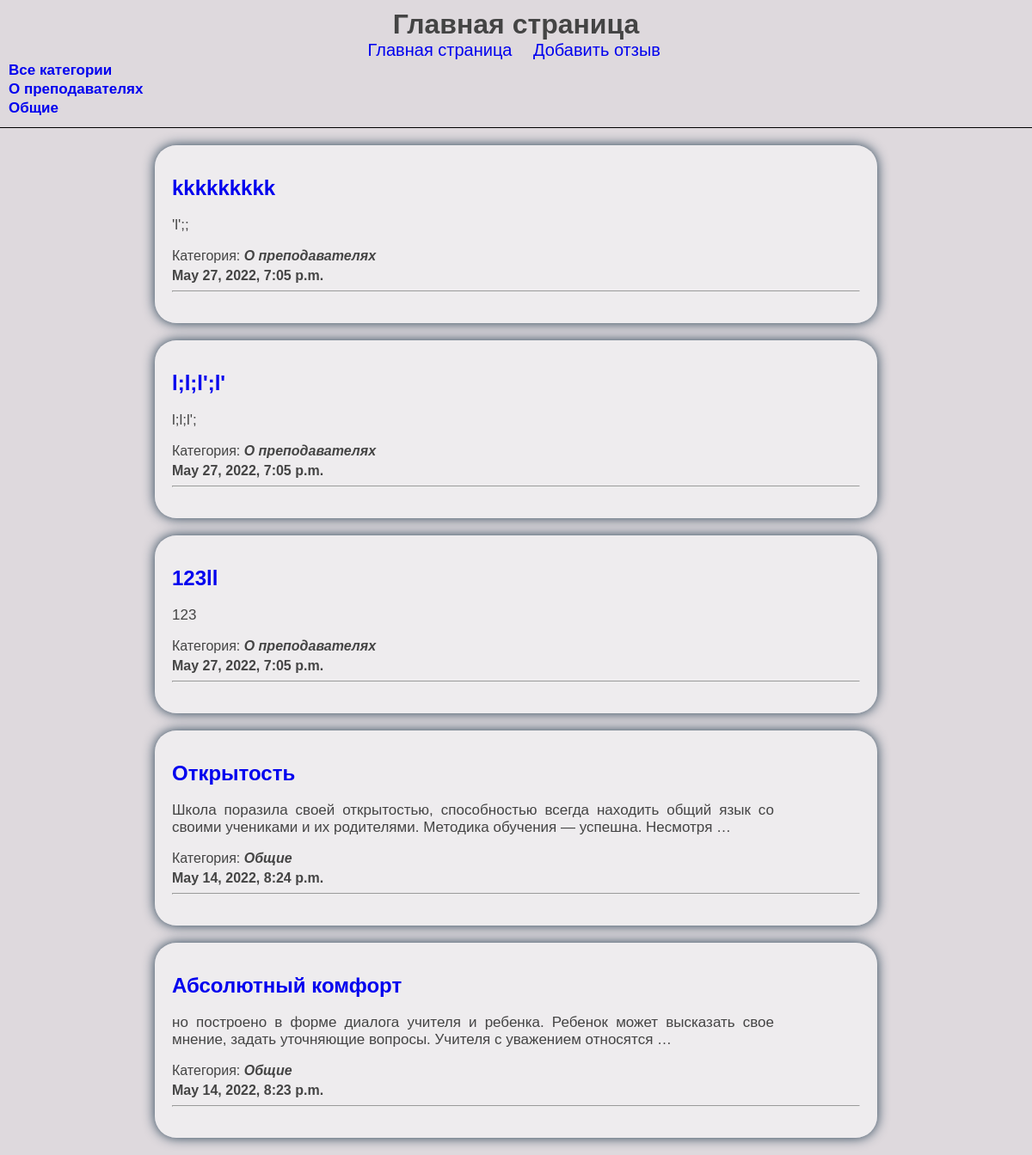
The page /main/ (signed in) on the database its author committed.
### feedbackapp/models.py (models this page shows, shortened)
class Category(models.Model):
    name = models.CharField(max_length=255, db_index=True, verbose_name='Категория')
    slug = models.SlugField(max_length=255, unique=True, db_index=True, verbose_name='url')
    def __str__(self):
        return self.name
    def get_absolute_url(self):
        return reverse('category', kwargs={'slug_category': self.slug})
    class Meta:
        verbose_name = 'Категория'
        verbose_name_plural = 'Категории'
        ordering = ['id']

class Feedback(models.Model):
    title = models.CharField(max_length=255, verbose_name='Название')
    content = models.TextField(verbose_name='Текст')
    slug = models.SlugField(max_length=255, unique=True, db_index=True, verbose_name='url')
    time_create = models.DateTimeField(auto_now_add=True, verbose_name='Дата создания')
    is_published = models.BooleanField(default=True, verbose_name='Опубликовано')
    cat = models.ForeignKey('Category', on_delete=models.PROTECT, null=True, verbose_name='Категория')
    def get_absolute_url(self):
        return reverse('feed', kwargs={'slug_feed': self.slug})
    class Meta:
        verbose_name = 'Отзыв'
        verbose_name_plural = 'Отзывы'
        ordering = ['-time_create', 'title']

### feedbackapp/views.py (the view)
# urls.py: path('main/', FeedbackHome.as_view(), name='home'),
class FeedbackHome(DataMixin, ListView):
    model = Feedback
    template_name = 'feedback/index.html'
    context_object_name = 'info'
    def get_context_data(self, *, object_list=None, **kwargs):
        context = super().get_context_data(**kwargs)
        c_def = self.get_user_context(title='Главная страница')
        return c_def | context
    def get_queryset(self):
        return Feedback.objects.filter(is_published=True)

### feedbackapp/utils.py (called while the page is built)
    def get_user_context(self, *, object_list=None, **kwargs):
        paginate_by = 4
        context = kwargs
        cats = Category.objects.annotate(Count('feedback'))
        user_menu = menu.copy()
        if not self.request.user.is_authenticated:
            user_menu.pop(1)
        context['menu'] = user_menu
        context['cats'] = cats
        return context

### feedbackapp/templates/feedback/index.html
{% extends 'feedback/base.html'%}
{% block content %}
{% for i in info %}
<div class="container">
    <ul class="feedbacks">
        <li class=index>
            <a href="{{i.get_absolute_url}}"><h2>{{i.title}} </h2></a>
            <div class="content">
                <p class="content">
                    {{i.content|truncatewords:20}}
                </p></div>
           <span>Категория:</span>
            <span class="place_category">{{i.cat}}</span>
            <span class="data">{{i.time_create}}</span>
            <hr>
        </li>
    </ul>
</div>
{% endfor %}
{% endblock %}

### feedbackapp/templates/feedback/base.html (shortened to what this page needs)
{% load static %}
{% load feedback_tags %}
<!DOCTYPE html>
<html lang="en">
<head>
    <link type="text/css" rel="stylesheet" href="{% static 'feedback/style.css' %}">
</head>
<body>
{% block menu %}
<header>
    <h1>{{title}}</h1>
    <nav>
        {% for m in menu %}
        <span class="text_menu"><a href="{% url m.url_name %}">{{m.title}}</a></span>
        {% endfor%}
    </nav>
    <div class="category_container">
        <ul class="category">
            {% if cat_selected == 0 %}
            <li>Все категории</li>
            {% else %}
            <li><a href="{% url 'home' %}"> Все категории </a></li>
            {% endif %}
            {% for cat in cats %}
            {% if cat.feedback__count > 0 %}
            {% if cat.id == cat_selected %}
            <li>{{cat.name}}</li>
            {% else %}
            <li><a href="{{cat.get_absolute_url}}">{{cat.name}}</a></li>
            {% endif %}
            {% endif %}
            {% endfor %}
        </ul>
    </div>
</header>
{% endblock menu %}
{% block content %}
{% endblock %}
</body>
</html>

### feedbackapp/static/feedback/style.css (style rules this page uses)
html, body { font-family: 'Arial'; margin: 0; padding: 0; color: #444; background-color: #ded9dd; }
a { text-decoration: none; display: inline-block; }
a:after { background-color: #f66d52; display: block; content: ""; height: 2px; width: 0%; -webkit-transition: width .3s ease-in-out; -moz--transition: width .3s ease-in-out; transition: width .3s ease-in-out; }
header { padding: 10px; border-bottom: 1.6px solid black; text-align: center; }
.text_menu { margin: 10px; font-size: 20px; }
.feedbacks { list-style-type: none; padding: 0; }
.content { text-align: justify; max-width: 700px; font-size: 17px; }
.data { display: block; font-weight: 600; margin-top: 0; max-width: 230px; margin-top: 5px; }
.container { background-color: rgba(255, 255, 255, 0.5); margin: auto; margin-top: 20px; margin-bottom: 20px; padding: 20px; max-width: 800px; box-shadow: 0px 0px 14px 0px rgba(34, 60, 80, 1); border-radius: 25px; }
h2 { margin: 0; }
.category_container { margin: 0; width: 500px; text-align: left; }
.category { font-size: 17px; padding: 0; margin: 0; list-style-type: none; font-weight: 700; }
.place_category { font-style: oblique; font-weight: 700; }
h1 { margin: 0; margin-left: 0px; }

### rows shown on the page
Category: name "О преподавателях"
Category: name "Общие"
Feedback: title "kkkkkkkkk", content "'l';;", cat "О преподавателях", time_create "May 27, 2022, 7:05 p.m."
Feedback: title "l;l;l';l'", content "l;l;l';", cat "О преподавателях", time_create "May 27, 2022, 7:05 p.m."
Feedback: title "123ll", content "123", cat "О преподавателях", time_create "May 27, 2022, 7:05 p.m."
Feedback: title "Открытость", content "Школа поразила своей открытостью, способностью всегда находить общий язык со своими учениками и их родителями. Методика обучения — успешна. Несмотря …", cat "Общие", time_create "May 14, 2022, 8:24 p.m."
Feedback: title "Абсолютный комфорт", content "но построено в форме диалога учителя и ребенка. Ребенок может высказать свое мнение, задать уточняющие вопросы. Учителя с уважением относятся …", cat "Общие", time_create "May 14, 2022, 8:23 p.m."

### other values the page prints
{{ title }} "Главная страница"
{{ m.title }} "Главная страница" "Добавить отзыв"
